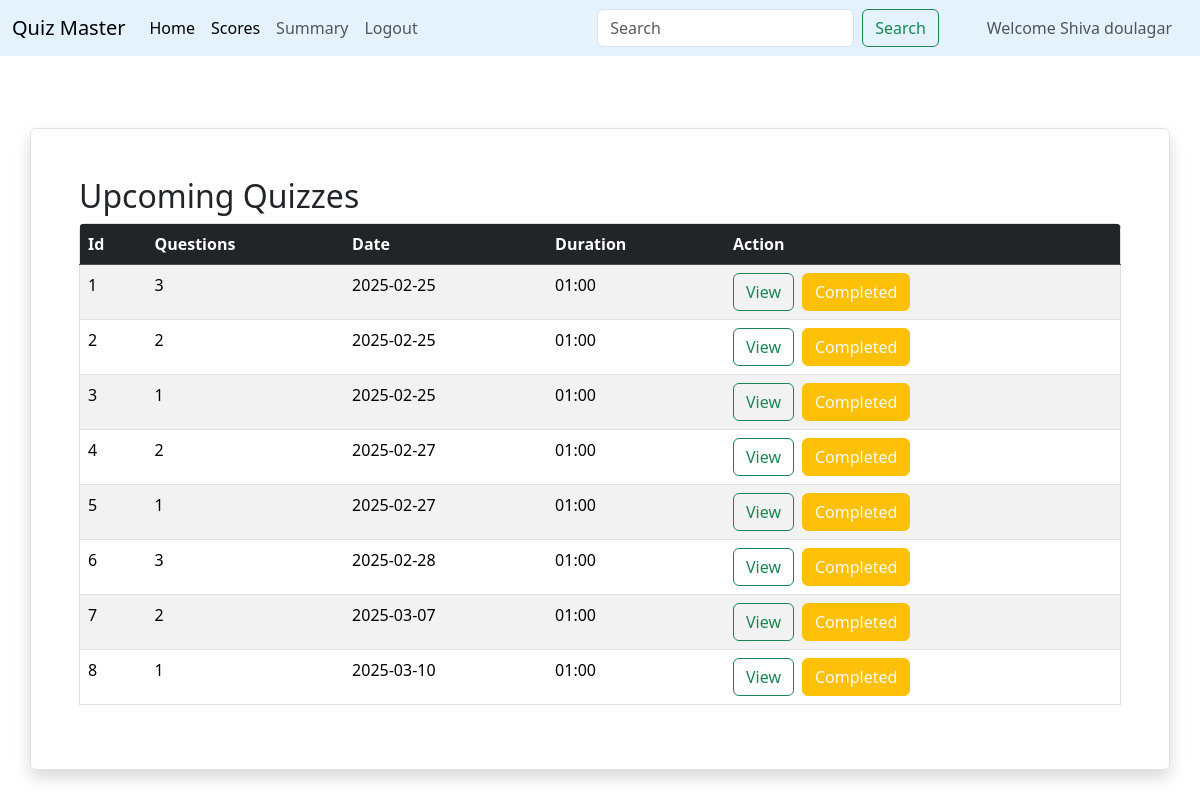
Page /students/shivadoulager@gmail.com (signed in) on the earlier database version.
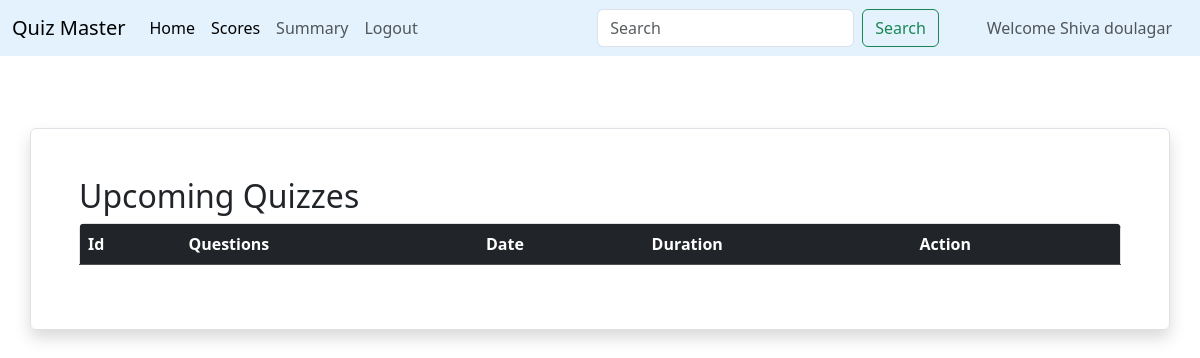
Same page on the later database version.
### models.py (models this page shows)
class Quiz(db.Model):
    __tablename__ = 'quiz'
    id = db.Column(db.Integer, primary_key=True, autoincrement=True)
    chapter_id = db.Column(db.Integer, db.ForeignKey('chapters.id'), nullable=False)
    quiz_title = db.Column(db.String(50), nullable=False,default="Unnamed Quiz")
    date_of_quiz = db.Column(db.DateTime, default=datetime.utcnow)
    time_duration = db.Column(db.Integer, nullable=False)
    remarks = db.Column(db.String(255), nullable=True)
    chapter = db.relationship('Chapter', backref='quiz')

### students/students.py (the view, shortened to what this page needs)
@students_bp.route("/<mail>", methods=["GET", "POST"])
def student_dashboard(mail):
    if request.method == "GET":
        if "user" not in session or session["user"]["role"] != "student":
            flash("Access denied! Please log in as a student.")
            return redirect(url_for("signin"))
        db = None
        try:
            db = sqlite3.connect("instance/quiz_master.db")
            cur = db.cursor()
            new_data = cur.execute("""
                SELECT  quiz.id,COUNT(questions.quiz_id),quiz.date_of_quiz,quiz.time_duration,chapters.chapter_name,subjects.subject_name
                                FROM quiz
                                LEFT JOIN questions ON quiz.id = questions.quiz_id
                                LEFT JOIN chapters ON chapters.id = questions.chapter_id
                                LEFT JOIN subjects on chapters.subject_id = subjects.id
                                GROUP BY quiz.id
            """).fetchall()
            name = user_name(mail)
            return render_template(
                "home.html",
                new_data=new_data,
                mail=mail,
                date=str(datetime.date.today()),
                name=name[0],
                table=new_data,
                title = "Student-Dashboard"
            )
        except Exception as e:
            flash(f"An error occurred: {e}")
            print(f"Error: {e}")
            return redirect(url_for("signin"))
        finally:
            if db:
                db.close()

### app.py (called while the page is built)
@app.before_request
def session_timeout():
    session.permanent = True
    app.permanent_session_lifetime = timedelta(minutes=30)  # Set timeout duration

### students/students.py (called while the page is built)
def user_name(mail):
    db = None
    try:
        if "user" not in session or session["user"]["role"] != "student":
            flash("Access denied! Please log in as a student.")
            return redirect(url_for("signin"))
        db = sqlite3.connect("instance/quiz_master.db")
        cur = db.cursor()
        name = cur.execute(
                """
                SELECT fullname FROM users WHERE  mail = ?
            """,
                (mail,),
            ).fetchone()
        return name
    except Exception as e:
        print(e)
    finally:
        if db is not None:
            db.close()

### students/templates/home.html (shortened to what this page needs)
{% extends "student_dashboard.html" %}
 {% block content %}
 <div class="container border shadow rounded p-5">
  <h2>Upcoming Quizzes</h2>
  <div class="table-responsive rounded">
    <table class="table border  table-striped table-hover">
      <thead class="table-dark">
        <tr>
          <th scope="col">Id</th>
          <th scope="col">Questions</th>
          <th scope="col">Date</th>
          <th scope="col">Duration</th>
          <th scope="col">Action</th>
        </tr>
      </thead>
      <tbody>
        {% for quiz in new_data %}
        <tr>
          <td>{{quiz[0]}}</td>
          <td>{{quiz[1]}}</td>
          <td>{{quiz[2]}}</td>
          <td>{{quiz[3]}}</td>
          <td>
            <div class="d-flex flex-wrap gap-2">
              <button
                class="btn btn-outline-success view-btn"
                data-bs-toggle="modal"
                data-bs-target="#viewmodal"
                data-id="{{ quiz[0] }}"
                data-subject="{{ quiz[5] }}"
                data-chapter="{{ quiz[4] }}"
                data-questions="{{ quiz[1] }}"
                data-date="{{ quiz[2] }}"
                data-duration="{{ quiz[3] }}">
                View
              </button>
              <div class="d-flex justify-content-center">
                {% if quiz[2] == date %}
                  <form method="post" action="{{url_for('students.student_dashboard', mail=mail, quiz_id=quiz[0])}}">
                    <button type="submit" class="btn btn-outline-primary w-100" onclick="confirm('Are you sure you want to start the test?')">
                      Start test
                    </button>
                  </form>
                {% elif quiz[2] < date %}
                  <button class="btn btn-warning text-light w-100" onclick="alert('Oops! Too late')">Completed</button>
                {% else %}
                  <button class="btn btn-danger w-100" onclick="alert('The quiz date is not today')">Upcoming test</button>
                {% endif %}
              </div>
            </div>
          </td>
        </tr>
        {% endfor %}
      </tbody>
    </table>
  </div>
</div>
{% endblock %}

Differences in the rows shown:
removed Quiz: id "1", quiz "3", date_of_quiz "2025-02-25", time_duration "01:00", shows "Completed"
removed Quiz: id "2", date_of_quiz "2025-02-25", time_duration "01:00", shows "Completed"
removed Quiz: id "3", quiz "1", date_of_quiz "2025-02-25", time_duration "01:00", shows "Completed"
removed Quiz: id "4", quiz "2", date_of_quiz "2025-02-27", time_duration "01:00", shows "Completed"
removed Quiz: id "5", quiz "1", date_of_quiz "2025-02-27", time_duration "01:00", shows "Completed"
removed Quiz: id "6", quiz "3", date_of_quiz "2025-02-28", time_duration "01:00", shows "Completed"
removed Quiz: id "7", quiz "2", date_of_quiz "2025-03-07", time_duration "01:00", shows "Completed"
removed Quiz: id "8", quiz "1", date_of_quiz "2025-03-10", time_duration "01:00", shows "Completed"
